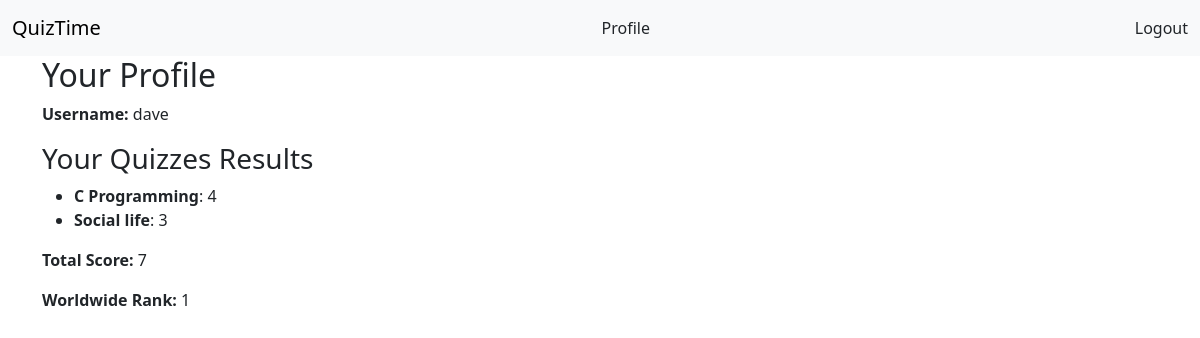
The page /profile/ (signed in) on the database as committed earlier.
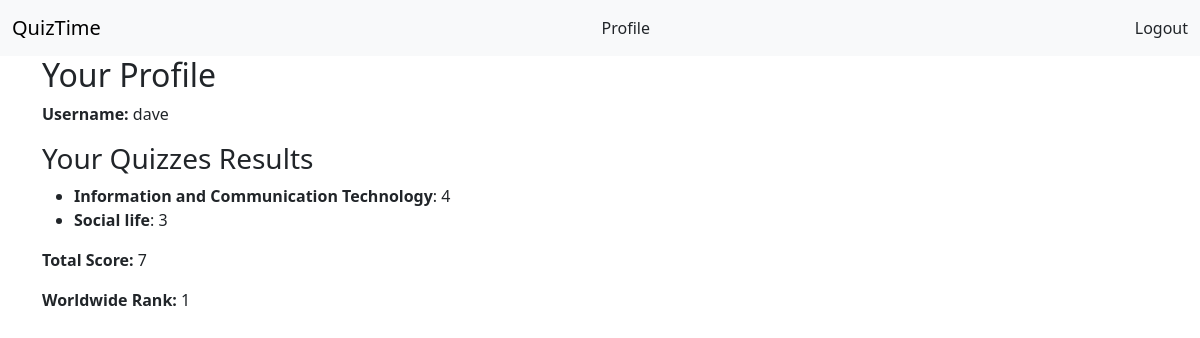
The same page on the database as committed later.
### AppQuiz/models.py (models this page shows, shortened)
class Category(models.Model):
    name = CharField(max_length=100, unique=True)

### AppQuiz/views.py (the view)
# urls.py: path('profile/', views.profile_view, name='profile'),
@login_required
def profile_view(request):
    user = request.user
    quiz_results = QuizResult.objects.filter(user=user)
    total_score = sum(result.score for result in quiz_results)
    worldwide_rank = QuizResult.objects.filter(score__gt=total_score).count() + 1
    categories_taken = set(result.quiz.category for result in quiz_results)
    scores_by_category = {category: 0 for category in categories_taken}
    for result in quiz_results:
        scores_by_category[result.quiz.category] += result.score
    context = {
        'username': user.username,
        'quiz_results': quiz_results,
        'total_score': total_score,
        'worldwide_rank': worldwide_rank,
        'scores_by_category': scores_by_category
    }
    return render(request, 'profile.html', context)

### AppQuiz/templates/profile.html (shortened to what this page needs)
{% extends 'base.html' %}
{% block content %}
    <h2>Your Profile</h2>
    <p><strong>Username:</strong> {{ user.username }}</p>
    <h3>Your Quizzes Results</h3>
    {% if quiz_results %}
        <ul>
            {% for category, score in scores_by_category.items %}
                <li>
                    <strong>{{ category.name }}</strong>: {{ score }}
                </li>
            {% endfor %}
        </ul>
        <p><strong>Total Score:</strong> {{ total_score }}</p>
        <p><strong>Worldwide Rank:</strong> {{ worldwide_rank }}</p>
    {% else %}
        <p>You haven't taken any quizzes yet.</p>
        <p>Please try one ane test your knowledge. <strong>Good luck!</strong></p>
        <a href="{% url 'categories' %}" class="btn btn-primary">Take a Quiz</a>
    {% endif %}
{% endblock %}

Rows that differ between the two databases and show on the page:
changed Category: name "C Programming" → "Information and Communication Technology"
